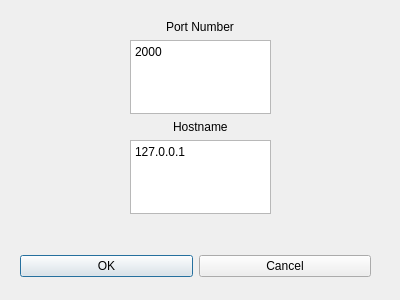
<?xml version="1.0" encoding="UTF-8"?>
<ui version="4.0">
 <class>Dialog</class>
 <widget class="QDialog" name="Dialog">
  <property name="geometry">
   <rect>
    <x>0</x>
    <y>0</y>
    <width>400</width>
    <height>300</height>
   </rect>
  </property>
  <property name="windowTitle">
   <string>Connect to Server</string>
  </property>
  <widget class="QWidget" name="layoutWidget">
   <property name="geometry">
    <rect>
     <x>20</x>
     <y>250</y>
     <width>351</width>
     <height>33</height>
    </rect>
   </property>
   <layout class="QHBoxLayout">
    <property name="spacing">
     <number>6</number>
    </property>
    <property name="margin" stdset="0">
     <number>0</number>
    </property>
    <item>
     <widget class="QPushButton" name="okButton">
      <property name="text">
       <string>OK</string>
      </property>
     </widget>
    </item>
    <item>
     <widget class="QPushButton" name="cancelButton">
      <property name="text">
       <string>Cancel</string>
      </property>
     </widget>
    </item>
   </layout>
  </widget>
  <widget class="QWidget" name="verticalLayoutWidget">
   <property name="geometry">
    <rect>
     <x>130</x>
     <y>20</y>
     <width>141</width>
     <height>194</height>
    </rect>
   </property>
   <layout class="QVBoxLayout" name="verticalLayout">
    <item alignment="Qt::AlignHCenter">
     <widget class="QLabel" name="portLabel">
      <property name="text">
       <string>Port Number</string>
      </property>
     </widget>
    </item>
    <item>
     <widget class="QTextEdit" name="portTextEdit">
      <property name="html">
       <string>&lt;!DOCTYPE HTML PUBLIC &quot;-//W3C//DTD HTML 4.0//EN&quot; &quot;http://www.w3.org/TR/REC-html40/strict.dtd&quot;&gt;
&lt;html&gt;&lt;head&gt;&lt;meta name=&quot;qrichtext&quot; content=&quot;1&quot; /&gt;&lt;meta charset=&quot;utf-8&quot; /&gt;&lt;style type=&quot;text/css&quot;&gt;
p, li { white-space: pre-wrap; }
hr { height: 1px; border-width: 0; }
li.unchecked::marker { content: &quot;\2610&quot;; }
li.checked::marker { content: &quot;\2612&quot;; }
&lt;/style&gt;&lt;/head&gt;&lt;body style=&quot; font-family:'Segoe UI'; font-size:9pt; font-weight:400; font-style:normal;&quot;&gt;
&lt;p style=&quot; margin-top:0px; margin-bottom:0px; margin-left:0px; margin-right:0px; -qt-block-indent:0; text-indent:0px;&quot;&gt;2000&lt;/p&gt;&lt;/body&gt;&lt;/html&gt;</string>
      </property>
     </widget>
    </item>
    <item alignment="Qt::AlignHCenter">
     <widget class="QLabel" name="hostLabel">
      <property name="text">
       <string>Hostname</string>
      </property>
     </widget>
    </item>
    <item alignment="Qt::AlignHCenter">
     <widget class="QTextEdit" name="hostTextEdit">
      <property name="html">
       <string>&lt;!DOCTYPE HTML PUBLIC &quot;-//W3C//DTD HTML 4.0//EN&quot; &quot;http://www.w3.org/TR/REC-html40/strict.dtd&quot;&gt;
&lt;html&gt;&lt;head&gt;&lt;meta name=&quot;qrichtext&quot; content=&quot;1&quot; /&gt;&lt;meta charset=&quot;utf-8&quot; /&gt;&lt;style type=&quot;text/css&quot;&gt;
p, li { white-space: pre-wrap; }
hr { height: 1px; border-width: 0; }
li.unchecked::marker { content: &quot;\2610&quot;; }
li.checked::marker { content: &quot;\2612&quot;; }
&lt;/style&gt;&lt;/head&gt;&lt;body style=&quot; font-family:'Segoe UI'; font-size:9pt; font-weight:400; font-style:normal;&quot;&gt;
&lt;p style=&quot; margin-top:0px; margin-bottom:0px; margin-left:0px; margin-right:0px; -qt-block-indent:0; text-indent:0px;&quot;&gt;127.0.0.1&lt;/p&gt;&lt;/body&gt;&lt;/html&gt;</string>
      </property>
     </widget>
    </item>
   </layout>
  </widget>
 </widget>
 <resources/>
 <connections>
  <connection>
   <sender>okButton</sender>
   <signal>clicked()</signal>
   <receiver>Dialog</receiver>
   <slot>accept()</slot>
   <hints>
    <hint type="sourcelabel">
     <x>278</x>
     <y>253</y>
    </hint>
    <hint type="destinationlabel">
     <x>96</x>
     <y>254</y>
    </hint>
   </hints>
  </connection>
  <connection>
   <sender>cancelButton</sender>
   <signal>clicked()</signal>
   <receiver>Dialog</receiver>
   <slot>reject()</slot>
   <hints>
    <hint type="sourcelabel">
     <x>369</x>
     <y>253</y>
    </hint>
    <hint type="destinationlabel">
     <x>179</x>
     <y>282</y>
    </hint>
   </hints>
  </connection>
 </connections>
</ui>
